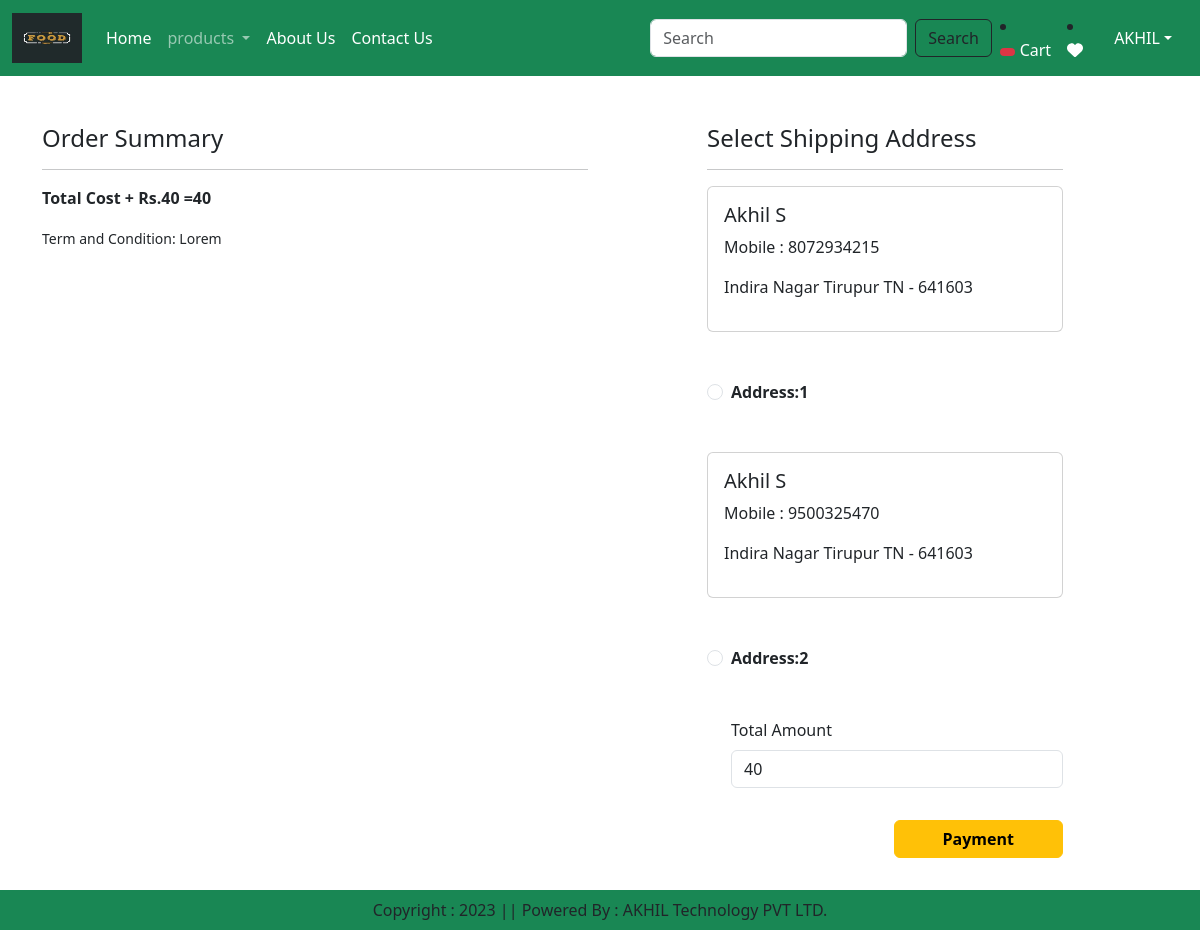
Screenshot of /checkout/ (signed in) with the database file from the repository.
### ss/models.py (models this page shows, shortened)
class Customer(models.Model):
    user = models.ForeignKey(User,on_delete=models.CASCADE)
    name = models.CharField(max_length=200)
    locality = models.CharField(max_length=200)
    city = models.CharField(max_length=50)
    mobile = models.IntegerField(default=0)
    zipcode = models.IntegerField()
    state = models.CharField(choices=STATE_CHOICES,max_length=100)

### ss/views.py (the view, shortened to what this page needs)
# urls.py: path('checkout/',views.checkout.as_view(), name='checkout'),
@method_decorator(login_required,name='dispatch')
class checkout(View):
    def get(self,request):
        user=request.user
        add=Customer.objects.filter(user=user)
        cart_items = Cart.objects.filter(user=user)
        famount = 0
        for p in cart_items:
            value = p.quantity * p.product.discounted_price
            famount = famount + value
        totalamount = famount + 40
        razoramount = int(totalamount * 100)
        client = razorpay.Client(auth=(settings.RAZOR_KEY_ID, settings.RAZOR_KEY_SECRET))
        data = {"amount": razoramount, "currency":"INR","receipt":"order_rcptid_12"}
        payment_response = client.order.create(data=data)
        print(payment_response)
        order_id = payment_response['id']
        order_status = payment_response['status']
        return render(request,'ss/checkout.html',locals())

### ss/templates/ss/checkout.html (shortened to what this page needs)
{% extends 'ss/base.html' %}
{% load static %}
{% block main-content %}
<div class="container">
 <div class="row mt-5">
  <div class="col-sm-6">
    <h4>Order Summary</h4>
    <hr>
    <p class="fw-bold"> Total Cost + Rs.40 ={{totalamount}}</p>
    <small>Term and Condition: Lorem</small>
  </div>
  <div class="col-sm-4 offset-sm-1">
    <h4>Select Shipping Address</h4>
    <hr>
    <form method="post" id="myform">
      {% for ad in add %}
      <div class="card">
        <div class="card-body">
        <h5>{{ad.name}}</h5>
        <p>Mobile : {{ad.mobile}}</p>
        <p>{{ad.locality}} {{ad.city}} {{ad.state}} - {{ad.zipcode}}</p>
        </div>
      </div>
        <div class="form-check mt-5 mb-5">
          <input class="form-check-input" type="radio" name="custid" id="custadd{{forloop.counter}}" value="{{ad.id}}">
          <label class="form-check-label fw-bold" for="custadd {{forloop.counter}}">
            Address:{{forloop.counter}}</label>
        </div>
      {% endfor %}
        <div class="form-check mb-3">
          <label for="totalamount" class="form-label">Total Amount</label>
          <input type="number" class="form-control" name="totalamount" value={{totalamount}} readonly>
        </div>
        <div class="text-end">
          <button id="rzp-button1" type="submit" class="btn btn-warning mt-3 px-5 fw-bold">Payment</button>
        </div>
        <br>
        <br>
        <br>
    </form>
  </div>
 </div>
</div>
{% endblock main-content %}

### rows the page displays
Customer: name "Akhil S", mobile "8072934215", locality "Indira Nagar", city "Tirupur", state "TN", zipcode "641603"
Customer: name "Akhil S", mobile "9500325470", locality "Indira Nagar", city "Tirupur", state "TN", zipcode "641603"

### other values shown
{{ totalamount }} "40"
